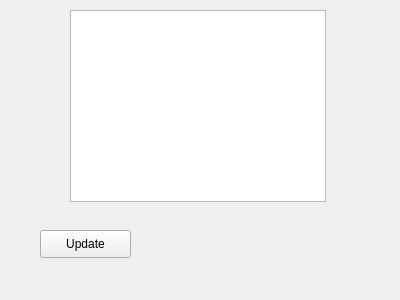
<?xml version="1.0" encoding="UTF-8"?>
<ui version="4.0">
 <class>Form</class>
 <widget class="QWidget" name="Form">
  <property name="geometry">
   <rect>
    <x>0</x>
    <y>0</y>
    <width>400</width>
    <height>300</height>
   </rect>
  </property>
  <property name="windowTitle">
   <string>Form</string>
  </property>
  <widget class="QPushButton" name="btnUpdate">
   <property name="geometry">
    <rect>
     <x>40</x>
     <y>230</y>
     <width>91</width>
     <height>28</height>
    </rect>
   </property>
   <property name="text">
    <string>Update</string>
   </property>
  </widget>
  <widget class="QTableWidget" name="tableWidget">
   <property name="geometry">
    <rect>
     <x>70</x>
     <y>10</y>
     <width>256</width>
     <height>192</height>
    </rect>
   </property>
  </widget>
 </widget>
 <resources/>
 <connections/>
</ui>
